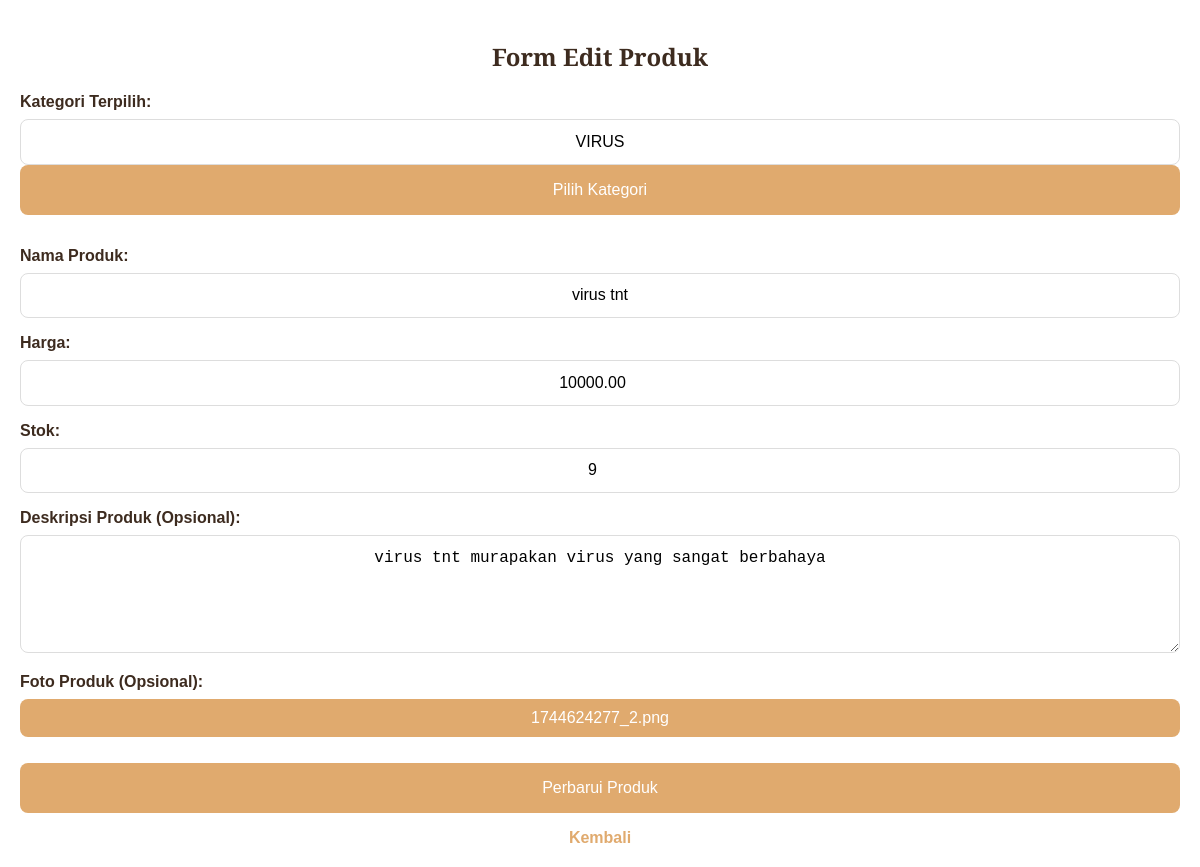
Screenshot of /admin/produk/edit_produk.php?id=74 with the database file from the repository.
### tables this page shows
CREATE TABLE `kategori` (
  `kategori_id` int(11) NOT NULL,
  `nama_kategori` varchar(100) NOT NULL,
  `deskripsi` text DEFAULT NULL
);

CREATE TABLE `produk` (
  `ProdukID` int(10) NOT NULL,
  `NamaProduk` varchar(255) DEFAULT NULL,
  `Harga` decimal(12,2) DEFAULT NULL,
  `Stok` int(255) DEFAULT NULL,
  `kategori_id` int(11) DEFAULT NULL,
  `deskripsi` text DEFAULT NULL,
  `gambar` varchar(255) DEFAULT NULL
);

### admin/produk/edit_produk.php (the view, shortened to what this page needs)
<?php
$host     = "localhost";
$username = "root";
$password = "";
$dbname   = "kasir_reddra";
$mysqli = new mysqli($host, $username, $password, $dbname);
$categoryList = [];
$query = "SELECT kategori_id, nama_kategori FROM kategori ORDER BY nama_kategori ASC";
$resultOption = $mysqli->query($query);
while ($row = $resultOption->fetch_assoc()) {
    $categoryList[] = $row;
}
$produkId = (int)$_GET['id'];
$stmt = $mysqli->prepare("SELECT ProdukID, NamaProduk, Harga, Stok, kategori_id, deskripsi, gambar FROM produk WHERE ProdukID = ?");
$stmt->bind_param("i", $produkId);
$stmt->execute();
$result = $stmt->get_result();
$produk = $result->fetch_assoc();
?>
<!DOCTYPE html>
<html lang="id">
<head>
</head>
<body>
    <div class="content-card">
        <div class="card-header">
            <h2>Form Edit Produk</h2>
        </div>
        <form action="" method="post" enctype="multipart/form-data">
            <div class="form-group">
                <label class="form-label" for="selectedCategory">Kategori Terpilih:</label>
                <?php
                $namaKategori = "";
                foreach ($categoryList as $cat) {
                    if ($cat['kategori_id'] == $produk['kategori_id']) {
                        $namaKategori = $cat['nama_kategori'];
                        break;
                    }
                }
                ?>
                <input type="text" id="selectedCategory" class="form-control"
                    value="<?= htmlspecialchars($namaKategori); ?>" readonly>
                <button type="button" id="openCategoryModal" class="btn-category">Pilih Kategori</button>
            </div>
            <div class="form-group">
                <label class="form-label" for="namaProduk">Nama Produk:</label>
                <input type="text" name="namaProduk" id="namaProduk" class="form-control"
                    value="<?= htmlspecialchars($produk['NamaProduk']); ?>" required>
            </div>
            <div class="form-group">
                <label class="form-label" for="harga">Harga:</label>
                <input type="number" name="harga" id="harga" class="form-control"
                    value="<?= htmlspecialchars($produk['Harga']); ?>" required>
            </div>
            <div class="form-group">
                <label class="form-label" for="stok">Stok:</label>
                <input type="number" name="stok" id="stok" class="form-control"
                    value="<?= htmlspecialchars($produk['Stok']); ?>" required>
            </div>
            <div class="form-group">
                <label class="form-label" for="deskripsi">Deskripsi Produk (Opsional):</label>
                <textarea name="deskripsi" id="deskripsi" class="form-control"
                    rows="5"><?= htmlspecialchars($produk['deskripsi']); ?></textarea>
            </div>
            <div class="form-group">
                <label class="form-label" for="foto">Foto Produk (Opsional):</label>
                <div class="custom-file">
                    <label for="foto" class="custom-file-label">
                        <?php
                        echo ($produk['gambar'] != "") ? basename($produk['gambar']) : "Pilih Foto";
                        ?>
                    </label>
                </div>
            </div>
            <button type="submit" class="btn-primary" name="submit">Perbarui Produk</button>
        </form>
        <a href="produk.php" class="back-link">Kembali</a>
    </div>
</body>
</html>

### admin/produk/edit_produk.php (style rules this page uses)
body { font-family: Arial, sans-serif; background-color: #fff; margin: 0; padding: 0; }
.content-card { width: 100%; padding: 20px; box-sizing: border-box; }
.card-header h2 { text-align: center; margin-bottom: 20px; font-family: "Playfair Display", serif; color: #3D2B1F; transition: color 0.3s ease, text-shadow 0.3s ease; }
.form-group { margin-bottom: 1rem; }
.form-label { display: block; margin-bottom: 0.5rem; font-weight: 600; color: #3D2B1F; }
.form-control { width: 100%; padding: 0.8rem; border-radius: 8px; border: 1px solid #ddd; font-size: 1rem; box-sizing: border-box; text-align: center; }
.btn-category { width: 100%; padding: 1rem; border: none; border-radius: 8px; background-color: #E0AA6E; color: #fff; font-size: 1rem; cursor: pointer; margin-bottom: 1rem; transition: background 0.3s ease; }
button.btn-primary { width: 100%; padding: 1rem; border: none; border-radius: 8px; background-color: #E0AA6E; color: #fff; font-size: 1rem; cursor: pointer; margin-top: 10px; transition: background 0.3s ease; }
.back-link { display: block; text-align: center; margin-top: 1rem; color: #E0AA6E; text-decoration: none; font-weight: 600; }
.custom-file { position: relative; display: inline-block; width: 100%; }
.custom-file-label { display: block; background-color: #E0AA6E; color: #fff; text-align: center; border-radius: 8px; padding: 10px 0; cursor: pointer; transition: background 0.3s ease; }

### rows the page displays
kategori: nama_kategori "VIRUS"
produk: namaProduk "virus tnt", harga "10000.00", stok "9", deskripsi "virus tnt murapakan virus yang sangat berbahaya", gambar "1744624277_2.png"
